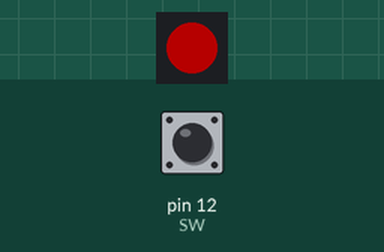
Recording of a sketch running on a simulated Arduino Uno, built with avr-gcc and run on an emulated ATmega328P. Shown: 1 RGB LEDs in strip order, left to right. The inputs (shaded band) are chosen by the test bench; at power-on: pin 12 (SW) HIGH. Dim RGB values are drawn brighter than linear.

Above: at 1.2 s.
1.3 s: pin 12 (SW) pulled LOW for 0.15 s
At 1.65 s:
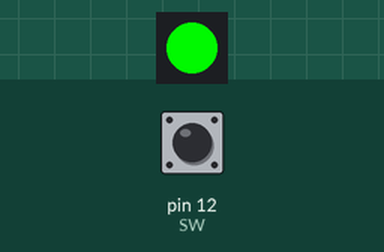
4.3 s: pin 12 (SW) pulled LOW for 1 s
At 4.66 s:
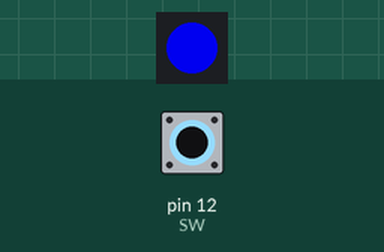
7.3 s: pin 12 (SW) pulled LOW for 0.15 s
At 7.68 s:
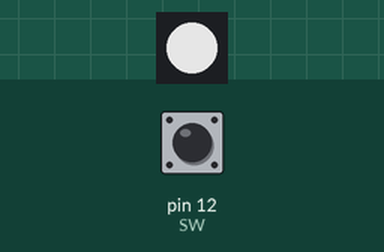
10.3 s: pin 12 (SW) pulled LOW for 3.2 s
At 11.2 s:
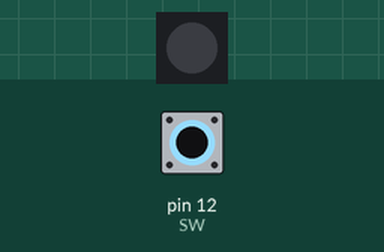
Timing chart, 0 to 13.3 s (numbered marks = the images above; inputs shaded):
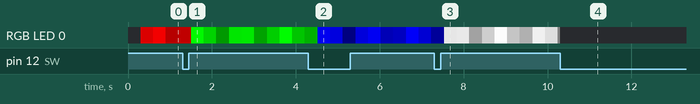

The sketch:

Assignment3.2.ino
```cpp
#include <Adafruit_NeoPixel.h>

#define LED 11

Adafruit_NeoPixel pixels = Adafruit_NeoPixel(1, LED, NEO_GRB + NEO_KHZ800);
/*millis를 사용할 때 이전 시간을 저장하기 위한 변수*/
unsigned long pm = 0; //previousMillis

const int SW = 12;

boolean ledOn = LOW;
boolean previousSW = HIGH;
boolean currentSW = HIGH;

int state = 0;    //RGBW0을 구분하기 위한 변수
int br = 0;       //0~255 사이로 값이 변하며 밝기를 나타내는 변수
int interval = 5; //bright가 5씩 커지게 하는 변수

void setup() {
  pixels.begin();
  pixels.show();
  pinMode(SW, INPUT);
}

void loop() {
  unsigned long cm = millis(); //currentMillis

  currentSW = debounce(previousSW);
  if(previousSW == HIGH && currentSW == LOW) {
    state++;//state를 증가시켜 다음 색상을 띄우도록 함
  }
  previousSW = currentSW;

  if(state == 0) {
    if(cm - pm >= 9.8) {
      //1000ms 동안 102(fade in 51, fadeout 51)회 작동하므로 1000/102 = 9.8
      pm = cm;
      pixels.setPixelColor(0, br, 0, 0);
      pixels.show();
      br = br + interval; //5씩 증감

     if(br <= 0 || br >= 255) {
      interval = -interval; //255가 넘어가면 줄어들어야 하므로 음수로 변경
      }
    }
  }

  else if(state == 1) {
    if(cm - pm >= 9.8) {
      pm = cm;
      pixels.setPixelColor(0, 0, br, 0);
      pixels.show();
      br = br + interval;

     if(br <= 0 || br >= 255) {
      interval = -interval;
      }
    }
  }

  else if(state == 2) {
    if(cm - pm >= 9.8) {
      pm = cm;
      pixels.setPixelColor(0, 0, 0, br);
      pixels.show();
      br = br + interval;

     if(br <= 0 || br >= 255) {
      interval = -interval;
      }
    }
  }

  else if(state == 3) {
    if(cm - pm >= 9.8) {
      pm = cm;
      pixels.setPixelColor(0, br, br, br);
      pixels.show();
      br = br + interval;

     if(br <= 0 || br >= 255) {
      interval = -interval;
      }
    }
  }

  else if(state == 4) {
    pixels.setPixelColor(0, 0, 0, 0);
    pixels.show();
    state = -1;
    }
  }


boolean debounce (boolean previous) {
  boolean current = digitalRead(SW);
  if(previous != current) {
    delay(5);
    current = digitalRead(SW);
  }
  return current;
}
```
